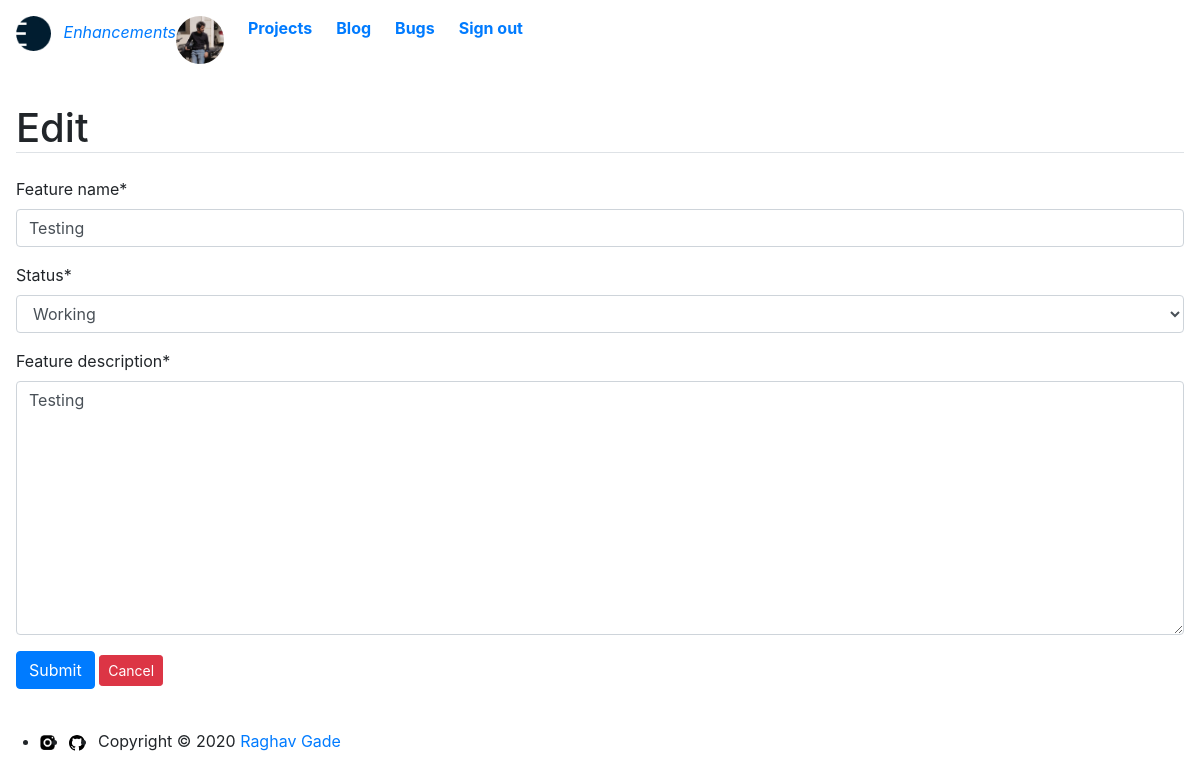
/featureedit/1 (signed in), run on the app's committed database.
### base/models.py (models this page shows, shortened)
class Feature(models.Model):
    STATUS = (
        ('Working','Working'),
        ('Discarded','Discarded'),
        ('Completed','Completed'),
    )
    feature_id = models.ForeignKey(Project,null=False,on_delete=models.CASCADE)
    tracking_id = HashidAutoField(min_length=8,primary_key=True,alphabet="0123456789abcdefghijklmnopqrstuvwxyz",salt="Sakura says but she doesn't mean it bolte")
    feature_name = models.CharField(max_length=50,null=False,blank=False)
    feature_description = MDTextField()
    date_created = models.DateTimeField(auto_now_add=True)
    updated_at = models.DateTimeField(auto_now=True)
    status = models.CharField(max_length=20,null=False,choices=STATUS,default="Queued")
    class Meta:
        ordering = ['-updated_at']

### base/views.py (the view)
# urls.py: path('featureedit/<str:tracking_id>', views.featureedit, name="featureedit"),
@login_required(login_url='signin')
def featureedit(request,tracking_id):
    feature = Feature.objects.get(tracking_id=tracking_id)
    form = FeatureForm(instance=feature)
    if request.method == 'POST':
        form = FeatureForm(request.POST, request.FILES, instance=feature)
        if form.is_valid():
            form.save()
            messages.info(request, 'Updated.')
            return redirect('features')
    context = {
        'form' : form,
        'feature': feature
        }
    return render(request,'base/featureedit.html', context)

### base/forms.py
class FeatureForm(ModelForm):
    class Meta:
        model = Feature
        fields = ['feature_name','status', 'feature_description']
        widgets ={
            'feature_name' : TextInput(
                attrs={'placeholder':'Feature name'}),
            'project_description' : Textarea(
                attrs={'placeholder': 'Add feature description'}
            )
            }

### base/templates/base/featureedit.html (shortened to what this page needs)
{% extends 'base/main.html'%}
{% load static %}
{% block content%}
{% load crispy_forms_tags%}
<main class="container-lg px-3 pb-4">
    <h1 class="border-bottom h1 my-3 my-lg-4">Edit</h1>
        <form action="" autocomplete="off" method="POST">
            {{ form|crispy }}
            <button type="submit" class="btn btn-primary">Submit</button>
            <a class="btn btn-sm btn-danger "  href="{% url 'specificfeature' feature.tracking_id %}">Cancel</a>
        </form>
</main>
{% endblock%}

### data on the page
Feature: feature_name "Testing", status "Working", feature_description "Testing"
